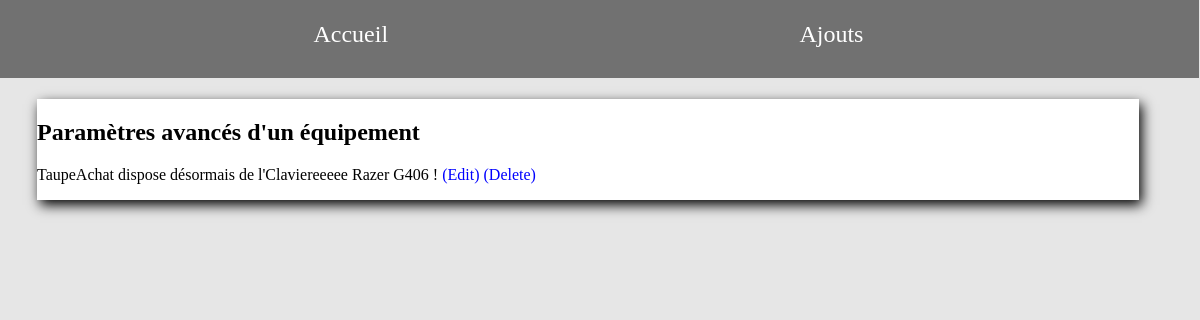
/taupeachat/afficheequipe/58/, run on the app's committed database.
### TaupeAchat/models.py (models this page shows, shortened)
class LesEquipement(models.Model):
    modeles = models.CharField(max_length=100)
    marques = models.CharField(max_length=100)
    prix = models.IntegerField(blank=False)
    poids = models.IntegerField(blank=False)
    typeobjet = models.ForeignKey("ListeEquipement", on_delete=models.CASCADE, null=True)

class ListeEquipement(models.Model):
    nom = models.CharField(max_length=100)
    prixmoyen = models.IntegerField(blank=False)
    description = models.CharField(max_length = 100)
    def __str__(self):
        chaine = f"{self.nom}"
        return chaine

### TaupeAchat/views.py (the view)
# urls.py: path('afficheequipe/<int:id>/', views.afficheequipe),
def afficheequipe(request, id):
     equipementok = models.LesEquipement.objects.get(pk=id)
     return render(request,"equipements/affiche.html",{"equipementok": equipementok})

### TaupeAchat/templates/equipements/affiche.html (shortened to what this page needs)
{% extends "listeequipements/accueilliste.html" %}
{% block content %}
<body>
<div id="contenu">
    <section class="BoxAffiche">
<h2>Paramètres avancés d'un équipement</h2>
<p>TaupeAchat dispose désormais de l'{{equipementok.typeobjet}} {{equipementok.marques}} {{equipementok.modeles}} !  <a href="/taupeachat/updateequipe/{{equipementok.id}}/">(Edit)</a> <a href="/taupeachat/deleteequipe/{{equipementok.id}}/">(Delete)</a></p>
    </section>
<br><br><br><br>
</div>
</body>
{% endblock %}

### TaupeAchat/static/index.css (style rules this page uses)
section { margin-bottom: 25px; display: inline-block; vertical-align: top; width: 48%; margin-left: 1%; border: 1px solid; border-color: white; box-shadow: 3px 5px 12px black; }
#contenu { display: inline-block; width: 95%; margin-left: 1.5%; vertical-align: top; margin-top: 1%; }
.BoxAffiche { width: 98%; margin-bottom: 10px; margin-top: 10px; min-height: 10px; border: none; background-color: white; }
body { background-color: #e6e6e6; }
a { color: blue; text-decoration: none; }

### data on the page
LesEquipement: typeobjet "Claviereeeee", marques "Razer", modeles "G406"
